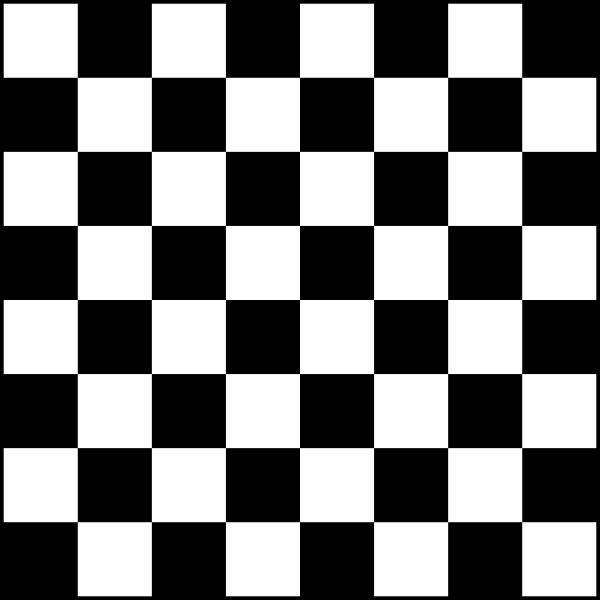
#> input picture opencv_learning/opencv_assets/chessboard.png, 1200 x 1200 px (shown at 1/2 size)
$ python opencv_tutorial6.py
#> lines starting #> are read from the running program, lines starting #| are printed output that depends on the picture; after the words box and inside, x2 and y2 are one past the last pixel; in counts of white or black regions, pixels touching at a corner belong together
import numpy as np
import cv2
import random

img = cv2.imread('opencv_assets/chessboard.png')
#> img is the input picture: shape (1200, 1200, 3); min 0, max 255, mean 124.4
img = cv2.resize(img, (0, 0), fx=0.75, fy=0.75)
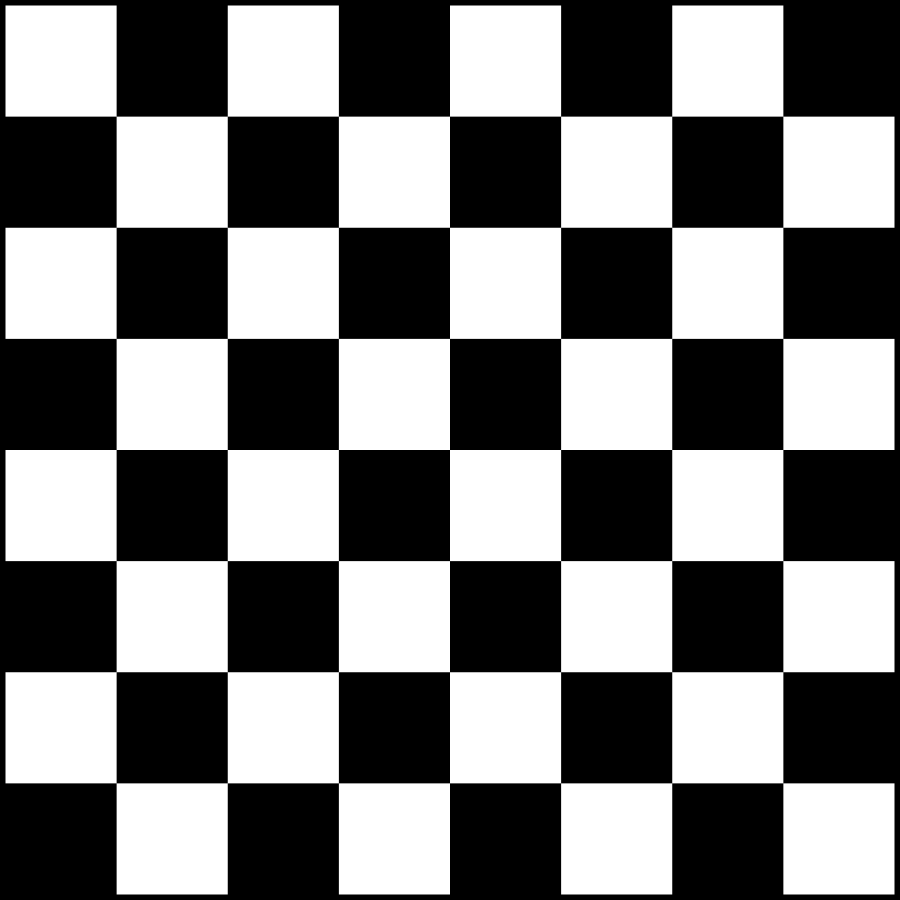
#> img: shape (900, 900, 3); min 0, max 255, mean 124.4
gray = cv2.cvtColor(img, cv2.COLOR_BGR2GRAY)

corners = cv2.goodFeaturesToTrack(gray, 100, 0.01, 10)
#> corners = 79 rows, first 8: [450, 450], [449, 561], [338, 450], [561, 449], [450, 338], [339, 560], [560, 339], [560, 560]
corners = np.int0(corners)

print(corners)
#> (printed output is left out)

for corner in corners:
    x, y = corner.ravel()
    cv2.circle(img, (x, y), 10, (255, 0, 0), -1)
#> this loop made 79 passes
#> (x, y) on passes 1 to 12: (450, 450), (449, 561), (338, 450), (561, 449), (450, 338), (339, 560), (560, 339), (560, 560), (339, 339), (450, 672), (672, 450), (227, 450)
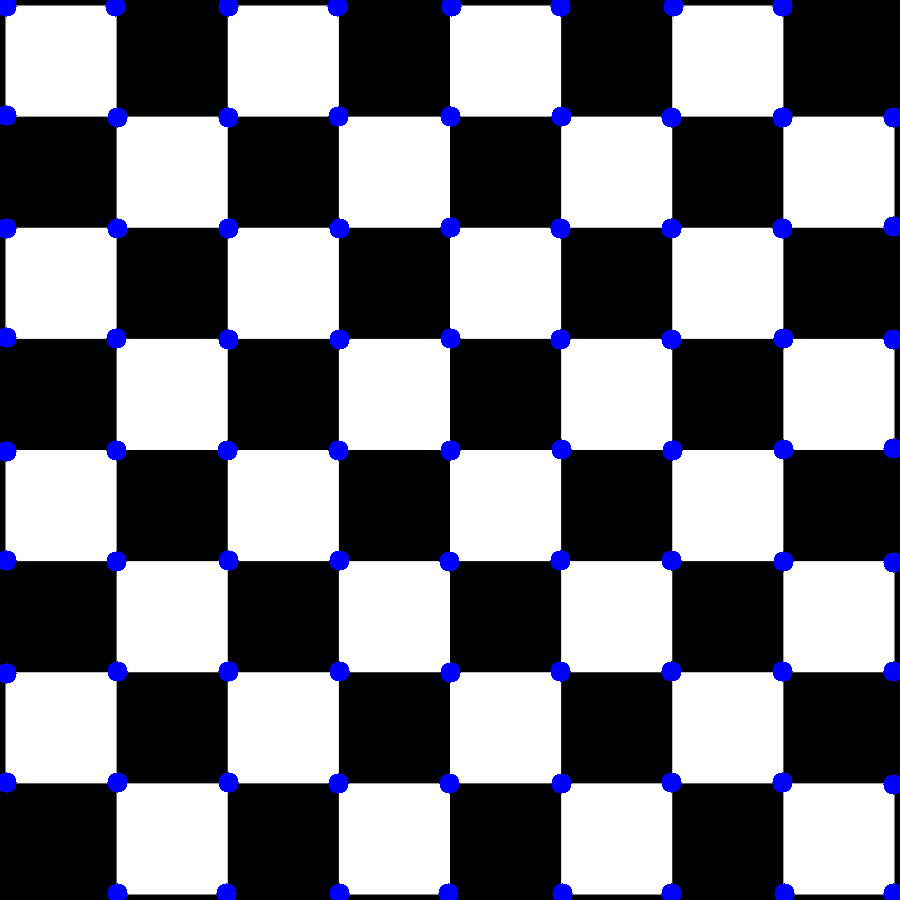
#> img: shape (900, 900, 3); 2.94% of pixels changed, all inside (x1, y1, x2, y2) = (0, 0, 900, 900)

for i in range(len(corners)):
    for j in range(i + 1, len(corners)):
        corner1 = tuple(corners[i][0])
        corner2 = tuple(corners[j][0])

        cv2.line(img, pt1=corner1, pt2=corner2, color=(random.randint(
            0, 255), random.randint(0, 255), random.randint(0, 255)), thickness=1)
#> this loop made 79 passes
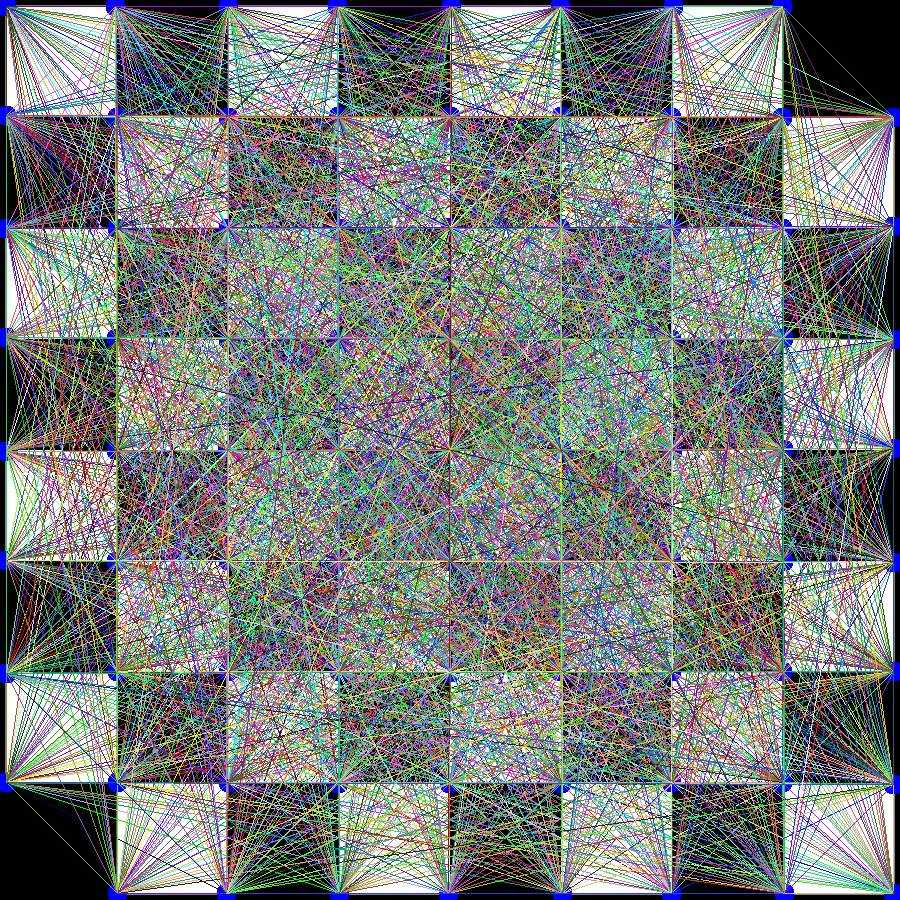
#> img: shape (900, 900, 3); mean B, G, R 123.4, 126.1, 121.3

cv2.imshow('Frame', img)
cv2.waitKey(0)
cv2.destroyAllWindows()

$ run again, with opencv_learning/opencv_assets/UT.png copied over opencv_learning/opencv_assets/chessboard.png
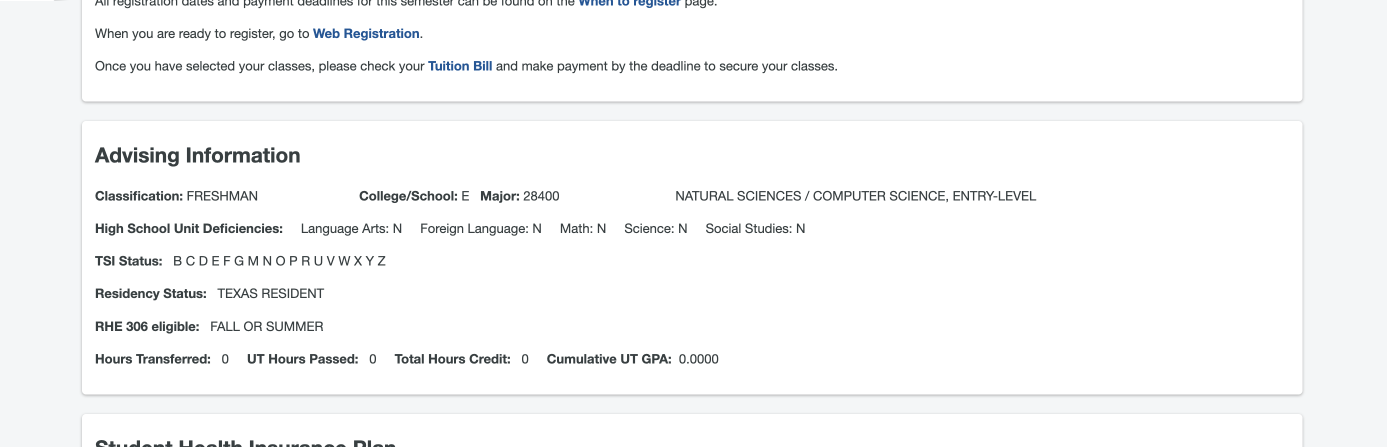
#> input picture opencv_learning/opencv_assets/UT.png, 2774 x 894 px (shown at 1/2 size)
#> img is the input picture: shape (894, 2774, 3); mean B, G, R 248.1, 247.7, 247.1
#> corners = 100 rows, first 8: [682, 544], [235, 544], [313, 543], [307, 445], [275, 544], [182, 483], [632, 55], [442, 544]
#> (printed output is left out)
#> the loop `for corner in corners:` made 100 passes
#> after the loop `for corner in corners:`:
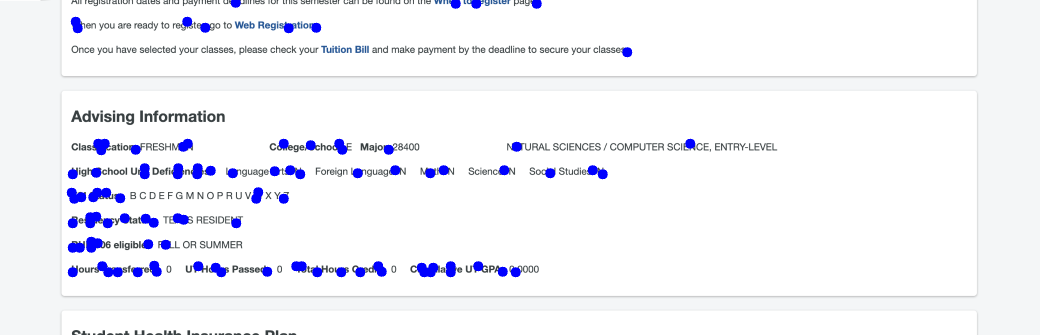
#> img: shape (670, 2080, 3) (shown at 1/2 size); mean B, G, R 248.9, 243.2, 242.7
#> the loop `for i in range(len(corners)):` made 100 passes
#> after the loop `for i in range(len(corners)):`:
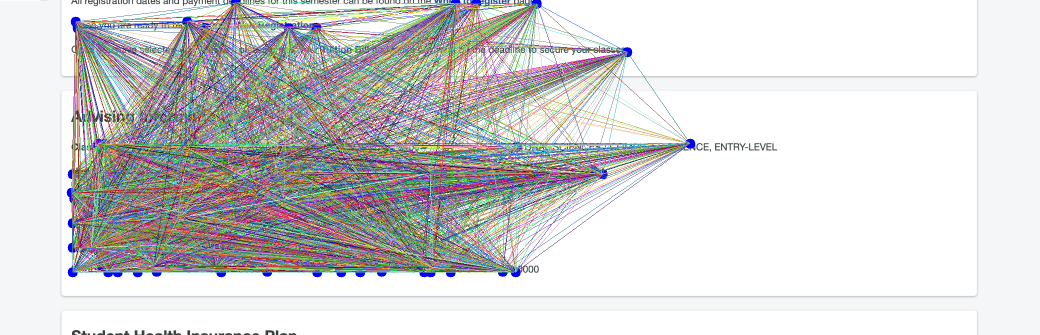
#> img: shape (670, 2080, 3) (shown at 1/2 size); mean B, G, R 211.4, 211.2, 211.7
